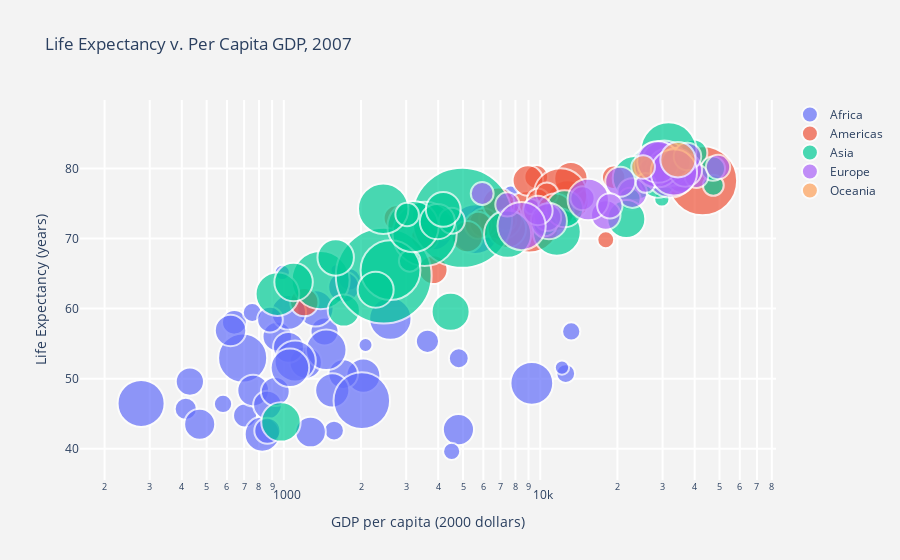

Source (notebook cell):
### Markdown cell above
## Bubble Charts

### Code cell
# Load data, define hover text and bubble size
data = px.data.gapminder()
df_2007 = data[data['year']==2007]
df_2007 = df_2007.sort_values(['continent', 'country'])

hover_text = []
bubble_size = []

for index, row in df_2007.iterrows():
    hover_text.append(('Country: {country}<br>'+
                      'Life Expectancy: {lifeExp}<br>'+
                      'GDP per capita: {gdp}<br>'+
                      'Population: {pop}<br>'+
                      'Year: {year}').format(country=row['country'],
                                            lifeExp=row['lifeExp'],
                                            gdp=row['gdpPercap'],
                                            pop=row['pop'],
                                            year=row['year']))
    bubble_size.append(math.sqrt(row['pop']))

df_2007['text'] = hover_text
df_2007['size'] = bubble_size
sizeref = 2.*max(df_2007['size'])/(100**2)

# Dictionary with dataframes for each continent
continent_names = ['Africa', 'Americas', 'Asia', 'Europe', 'Oceania']
continent_data = {continent:df_2007.query("continent == '%s'" %continent)
                              for continent in continent_names}

# Create figure
fig = go.Figure()

for continent_name, continent in continent_data.items():
    fig.add_trace(go.Scatter(
        x=continent['gdpPercap'], y=continent['lifeExp'],
        name=continent_name, text=continent['text'],
        marker_size=continent['size'],
        ))

# Tune marker appearance and layout
fig.update_traces(mode='markers', marker=dict(sizemode='area',
                                              sizeref=sizeref, line_width=2))

fig.update_layout(
    title='Life Expectancy v. Per Capita GDP, 2007',
    xaxis=dict(
        title='GDP per capita (2000 dollars)',
        gridcolor='white',
        type='log',
        gridwidth=2,
    ),
    yaxis=dict(
        title='Life Expectancy (years)',
        gridcolor='white',
        gridwidth=2,
    ),
    paper_bgcolor='rgb(243, 243, 243)',
    plot_bgcolor='rgb(243, 243, 243)',
)
fig.show()

### Figure 1 — Plotly figure (JSON) as saved in the notebook; plotly's stock layout.template omitted (floating-point values rounded to 4 significant figures)
{"data": [{"marker": {"line": {"width": 2}, "size": [5773.0, 3524.0, 2842.0, 1280.0, 3785.0, 2897.0, 4207.0, 2090.0, 3200.0, 843.2, 8038.0, 1950.0, 4244.0, 704.5, 8959.0, 742.4, 2215.0, 8747.0, 1206.0, 1299.0, 4783.0, 3154.0, 1213.0, 5967.0, 1419.0, 1787.0, 2457.0, 4378.0, 3651.0, 3469.0, 1808.0, 1118.0, 5810.0, 4467.0, 1434.0, 3591.0, 11620.0, 893.4, 2977.0, 446.7, 3502.0, 2479.0, 3020.0, 6633.0, 6503.0, 1064.0, 6176.0, 2388.0, 3206.0, 5401.0, 3427.0, 3509.0], "sizemode": "area", "sizeref": 7.263}, "mode": "markers", "name": "Africa", "text": ["Country: Algeria<br>Life Expectancy: 72.301<br>GDP per capita: 6223.367465<br>Population: 33333216<br>Year: 2007", "Country: Angola<br>Life Expectancy: 42.731<br>GDP per capita: 4797.231267<br>Population: 12420476<br>Year: 2007", "Country: Benin<br>Life Expectancy: 56.728<br>GDP per capita: 1441.284873<br>Population: 8078314<br>Year: 2007", "Country: Botswana<br>Life Expectancy: 50.728<br>GDP per capita: 12569.85177<br>Population: 1639131<br>Year: 2007", "Country: Burkina Faso<br>Life Expectancy: 52.295<br>GDP per capita: 1217.032994<br>Population: 14326203<br>Year: 2007", "Country: Burundi<br>Life Expectancy: 49.58<br>GDP per capita: 430.0706916<br>Population: 8390505<br>Year: 2007", "Country: Cameroon<br>Life Expectancy: 50.43<br>GDP per capita: 2042.09524<br>Population: 17696293<br>Year: 2007", "Country: Central African Republic<br>Life Expectancy: 44.74100000000001<br>GDP per capita: 706.016537<br>Population: 4369038<br>Year: 2007", "Country: Chad<br>Life Expectancy: 50.651<br>GDP per capita: 1704.063724<br>Population: 10238807<br>Year: 2007", "Country: Comoros<br>Life Expectancy: 65.152<br>GDP per capita: 986.1478792<br>Population: 710960<br>Year: 2007", "Country: Congo, Dem. Rep.<br>Life Expectancy: 46.462<br>GDP per capita: 277.5518587<br>Population: 64606759<br>Year: 2007", "Country: Congo, Rep.<br>Life Expectancy: 55.322<br>GDP per capita: 3632.557798<br>Population: 3800610<br>Year: 2007", "Country: Cote d'Ivoire<br>Life Expectancy: 48.328<br>GDP per capita: 1544.750112<br>Population: 18013409<br>Year: 2007", "Country: Djibouti<br>Life Expectancy: 54.791<br>GDP per capita: 2082.4815670000007<br>Population: 496374<br>Year: 2007", "Country: Egypt<br>Life Expectancy: 71.33800000000002<br>GDP per capita: 5581.180998<br>Population: 80264543<br>Year: 2007", "Country: Equatorial Guinea<br>Life Expectancy: 51.57899999999999<br>GDP per capita: 12154.08975<br>Population: 551201<br>Year: 2007", "Country: Eritrea<br>Life Expectancy: 58.04<br>GDP per capita: 641.3695236000002<br>Population: 4906585<br>Year: 2007", "Country: Ethiopia<br>Life Expectancy: 52.947<br>GDP per capita: 690.8055759<br>Population: 76511887<br>Year: 2007", "Country: Gabon<br>Life Expectancy: 56.735<br>GDP per capita: 13206.48452<br>Population: 1454867<br>Year: 2007", "Country: Gambia<br>Life Expectancy: 59.448<br>GDP per capita: 752.7497265<br>Population: 1688359<br>Year: 2007", "Country: Ghana<br>Life Expectancy: 60.022<br>GDP per capita: 1327.60891<br>Population: 22873338<br>Year: 2007", "Country: Guinea<br>Life Expectancy: 56.007<br>GDP per capita: 942.6542111<br>Population: 9947814<br>Year: 2007", "Country: Guinea-Bissau<br>Life Expectancy: 46.38800000000001<br>GDP per capita: 579.2317429999998<br>Population: 1472041<br>Year: 2007", "Country: Kenya<br>Life Expectancy: 54.11<br>GDP per capita: 1463.249282<br>Population: 35610177<br>Year: 2007", "Country: Lesotho<br>Life Expectancy: 42.592<br>GDP per capita: 1569.331442<br>Population: 2012649<br>Year: 2007", "Country: Liberia<br>Life Expectancy: 45.678<br>GDP per capita: 414.5073415<br>Population: 3193942<br>Year: 2007", "Country: Libya<br>Life Expectancy: 73.952<br>GDP per capita: 12057.49928<br>Population: 6036914<br>Year: 2007", "Country: Madagascar<br>Life Expectancy: 59.44300000000001<br>GDP per capita: 1044.770126<br>Population: 19167654<br>Year: 2007", "Country: Malawi<br>Life Expectancy: 48.303<br>GDP per capita: 759.3499101<br>Population: 13327079<br>Year: 2007", "Country: Mali<br>Life Expectancy: 54.467<br>GDP per capita: 1042.581557<br>Population: 12031795<br>Year: 2007", "Country: Mauritania<br>Life Expectancy: 64.164<br>GDP per capita: 1803.151496<br>Population: 3270065<br>Year: 2007", "Country: Mauritius<br>Life Expectancy: 72.801<br>GDP per capita: 10956.99112<br>Population: 1250882<br>Year: 2007", "Country: Morocco<br>Life Expectancy: 71.164<br>GDP per capita: 3820.17523<br>Population: 33757175<br>Year: 2007", "Country: Mozambique<br>Life Expectancy: 42.082<br>GDP per capita: 823.6856205<br>Population: 19951656<br>Year: 2007", "Country: Namibia<br>Life Expectancy: 52.90600000000001<br>GDP per capita: 4811.060429<br>Population: 2055080<br>Year: 2007", "Country: Niger<br>Life Expectancy: 56.867<br>GDP per capita: 619.6768923999998<br>Population: 12894865<br>Year: 2007", "Country: Nigeria<br>Life Expectancy: 46.859<br>GDP per capita: 2013.977305<br>Population: 135031164<br>Year: 2007", "Country: Reunion<br>Life Expectancy: 76.442<br>GDP per capita: 7670.122558<br>Population: 798094<br>Year: 2007", "Country: Rwanda<br>Life Expectancy: 46.242<br>GDP per capita: 863.0884639000002<br>Population: 8860588<br>Year: 2007", "Country: Sao Tome and Principe<br>Life Expectancy: 65.528<br>GDP per capita: 1598.435089<br>Population: 199579<br>Year: 2007", "Country: Senegal<br>Life Expectancy: 63.062<br>GDP per capita: 1712.472136<br>Population: 12267493<br>Year: 2007", "Country: Sierra Leone<br>Life Expectancy: 42.56800000000001<br>GDP per capita: 862.5407561000002<br>Population: 6144562<br>Year: 2007", "Country: Somalia<br>Life Expectancy: 48.159<br>GDP per capita: 926.1410683<br>Population: 9118773<br>Year: 2007", "Country: South Africa<br>Life Expectancy: 49.339<br>GDP per capita: 9269.657808<br>Population: 43997828<br>Year: 2007", "Country: Sudan<br>Life Expectancy: 58.556<br>GDP per capita: 2602.394995<br>Population: 42292929<br>Year: 2007", "Country: Swaziland<br>Life Expectancy: 39.613<br>GDP per capita: 4513.480643<br>Population: 1133066<br>Year: 2007", "Country: Tanzania<br>Life Expectancy: 52.517<br>GDP per capita: 1107.482182<br>Population: 38139640<br>Year: 2007", "Country: Togo<br>Life Expectancy: 58.42<br>GDP per capita: 882.9699437999999<br>Population: 5701579<br>Year: 2007", "Country: Tunisia<br>Life Expectancy: 73.923<br>GDP per capita: 7092.923025<br>Population: 10276158<br>Year: 2007", "Country: Uganda<br>Life Expectancy: 51.542<br>GDP per capita: 1056.380121<br>Population: 29170398<br>Year: 2007", "Country: Zambia<br>Life Expectancy: 42.38399999999999<br>GDP per capita: 1271.211593<br>Population: 11746035<br>Year: 2007", "Country: Zimbabwe<br>Life Expectancy: 43.487<br>GDP per capita: 469.70929810000007<br>Population: 12311143<br>Year: 2007"], "type": "scatter", "x": [6223.0, 4797.0, 1441.0, 12570.0, 1217.0, 430.1, 2042.0, 706.0, 1704.0, 986.1, 277.6, 3633.0, 1545.0, 2082.0, 5581.0, 12150.0, 641.4, 690.8, 13210.0, 752.7, 1328.0, 942.7, 579.2, 1463.0, 1569.0, 414.5, 12060.0, 1045.0, 759.3, 1043.0, 1803.0, 10960.0, 3820.0, 823.7, 4811.0, 619.7, 2014.0, 7670.0, 863.1, 1598.0, 1712.0, 862.5, 926.1, 9270.0, 2602.0, 4513.0, 1107.0, 883.0, 7093.0, 1056.0, 1271.0, 469.7], "y": [72.3, 42.73, 56.73, 50.73, 52.3, 49.58, 50.43, 44.74, 50.65, 65.15, 46.46, 55.32, 48.33, 54.79, 71.34, 51.58, 58.04, 52.95, 56.73, 59.45, 60.02, 56.01, 46.39, 54.11, 42.59, 45.68, 73.95, 59.44, 48.3, 54.47, 64.16, 72.8, 71.16, 42.08, 52.91, 56.87, 46.86, 76.44, 46.24, 65.53, 63.06, 42.57, 48.16, 49.34, 58.56, 39.61, 52.52, 58.42, 73.92, 51.54, 42.38, 43.49]}, {"marker": {"line": {"width": 2}, "size": [6348.0, 3020.0, 13780.0, 5778.0, 4035.0, 6650.0, 2033.0, 3379.0, 3053.0, 3709.0, 2634.0, 3546.0, 2916.0, 2736.0, 1667.0, 10430.0, 2382.0, 1801.0, 2582.0, 5355.0, 1986.0, 1028.0, 17350.0, 1857.0, 5107.0], "sizemode": "area", "sizeref": 7.263}, "mode": "markers", "name": "Americas", "text": ["Country: Argentina<br>Life Expectancy: 75.32<br>GDP per capita: 12779.37964<br>Population: 40301927<br>Year: 2007", "Country: Bolivia<br>Life Expectancy: 65.554<br>GDP per capita: 3822.137084<br>Population: 9119152<br>Year: 2007", "Country: Brazil<br>Life Expectancy: 72.39<br>GDP per capita: 9065.800825<br>Population: 190010647<br>Year: 2007", "Country: Canada<br>Life Expectancy: 80.653<br>GDP per capita: 36319.23501<br>Population: 33390141<br>Year: 2007", "Country: Chile<br>Life Expectancy: 78.553<br>GDP per capita: 13171.63885<br>Population: 16284741<br>Year: 2007", "Country: Colombia<br>Life Expectancy: 72.889<br>GDP per capita: 7006.580419<br>Population: 44227550<br>Year: 2007", "Country: Costa Rica<br>Life Expectancy: 78.782<br>GDP per capita: 9645.06142<br>Population: 4133884<br>Year: 2007", "Country: Cuba<br>Life Expectancy: 78.273<br>GDP per capita: 8948.102923<br>Population: 11416987<br>Year: 2007", "Country: Dominican Republic<br>Life Expectancy: 72.235<br>GDP per capita: 6025.3747520000015<br>Population: 9319622<br>Year: 2007", "Country: Ecuador<br>Life Expectancy: 74.994<br>GDP per capita: 6873.262326000001<br>Population: 13755680<br>Year: 2007", "Country: El Salvador<br>Life Expectancy: 71.878<br>GDP per capita: 5728.353514<br>Population: 6939688<br>Year: 2007", "Country: Guatemala<br>Life Expectancy: 70.259<br>GDP per capita: 5186.050003<br>Population: 12572928<br>Year: 2007", "Country: Haiti<br>Life Expectancy: 60.916<br>GDP per capita: 1201.637154<br>Population: 8502814<br>Year: 2007", "Country: Honduras<br>Life Expectancy: 70.19800000000001<br>GDP per capita: 3548.3308460000007<br>Population: 7483763<br>Year: 2007", "Country: Jamaica<br>Life Expectancy: 72.567<br>GDP per capita: 7320.8802620000015<br>Population: 2780132<br>Year: 2007", "Country: Mexico<br>Life Expectancy: 76.195<br>GDP per capita: 11977.57496<br>Population: 108700891<br>Year: 2007", "Country: Nicaragua<br>Life Expectancy: 72.899<br>GDP per capita: 2749.320965<br>Population: 5675356<br>Year: 2007", "Country: Panama<br>Life Expectancy: 75.53699999999998<br>GDP per capita: 9809.185636<br>Population: 3242173<br>Year: 2007", "Country: Paraguay<br>Life Expectancy: 71.752<br>GDP per capita: 4172.838464<br>Population: 6667147<br>Year: 2007", "Country: Peru<br>Life Expectancy: 71.421<br>GDP per capita: 7408.905561<br>Population: 28674757<br>Year: 2007", "Country: Puerto Rico<br>Life Expectancy: 78.74600000000002<br>GDP per capita: 19328.70901<br>Population: 3942491<br>Year: 2007", "Country: Trinidad and Tobago<br>Life Expectancy: 69.819<br>GDP per capita: 18008.50924<br>Population: 1056608<br>Year: 2007", "Country: United States<br>Life Expectancy: 78.242<br>GDP per capita: 42951.65309<br>Population: 301139947<br>Year: 2007", "Country: Uruguay<br>Life Expectancy: 76.384<br>GDP per capita: 10611.46299<br>Population: 3447496<br>Year: 2007", "Country: Venezuela<br>Life Expectancy: 73.747<br>GDP per capita: 11415.80569<br>Population: 26084662<br>Year: 2007"], "type": "scatter", "x": [12780.0, 3822.0, 9066.0, 36320.0, 13170.0, 7007.0, 9645.0, 8948.0, 6025.0, 6873.0, 5728.0, 5186.0, 1202.0, 3548.0, 7321.0, 11980.0, 2749.0, 9809.0, 4173.0, 7409.0, 19330.0, 18010.0, 42950.0, 10610.0, 11420.0], "y": [75.32, 65.55, 72.39, 80.65, 78.55, 72.89, 78.78, 78.27, 72.23, 74.99, 71.88, 70.26, 60.92, 70.2, 72.57, 76.19, 72.9, 75.54, 71.75, 71.42, 78.75, 69.82, 78.24, 76.38, 73.75]}, {"marker": {"line": {"width": 2}, "size": [5647.0, 841.8, 12270.0, 3759.0, 36310.0, 2642.0, 33320.0, 14950.0, 8334.0, 5244.0, 2535.0, 11290.0, 2460.0, 4827.0, 7003.0, 1583.0, 1980.0, 4982.0, 1695.0, 6911.0, 5376.0, 1790.0, 13010.0, 9543.0, 5254.0, 2134.0, 4514.0, 4395.0, 4814.0, 8066.0, 9234.0, 2005.0, 4713.0], "sizemode": "area", "sizeref": 7.263}, "mode": "markers", "name": "Asia", "text": ["Country: Afghanistan<br>Life Expectancy: 43.828<br>GDP per capita: 974.5803384<br>Population: 31889923<br>Year: 2007", "Country: Bahrain<br>Life Expectancy: 75.635<br>GDP per capita: 29796.04834<br>Population: 708573<br>Year: 2007", "Country: Bangladesh<br>Life Expectancy: 64.062<br>GDP per capita: 1391.253792<br>Population: 150448339<br>Year: 2007", "Country: Cambodia<br>Life Expectancy: 59.723<br>GDP per capita: 1713.778686<br>Population: 14131858<br>Year: 2007", "Country: China<br>Life Expectancy: 72.961<br>GDP per capita: 4959.114854<br>Population: 1318683096<br>Year: 2007", "Country: Hong Kong, China<br>Life Expectancy: 82.208<br>GDP per capita: 39724.97867<br>Population: 6980412<br>Year: 2007", "Country: India<br>Life Expectancy: 64.69800000000001<br>GDP per capita: 2452.210407<br>Population: 1110396331<br>Year: 2007", "Country: Indonesia<br>Life Expectancy: 70.65<br>GDP per capita: 3540.651564<br>Population: 223547000<br>Year: 2007", "Country: Iran<br>Life Expectancy: 70.964<br>GDP per capita: 11605.71449<br>Population: 69453570<br>Year: 2007", "Country: Iraq<br>Life Expectancy: 59.545<br>GDP per capita: 4471.061906<br>Population: 27499638<br>Year: 2007", "Country: Israel<br>Life Expectancy: 80.745<br>GDP per capita: 25523.2771<br>Population: 6426679<br>Year: 2007", "Country: Japan<br>Life Expectancy: 82.603<br>GDP per capita: 31656.06806<br>Population: 127467972<br>Year: 2007", "Country: Jordan<br>Life Expectancy: 72.535<br>GDP per capita: 4519.461171<br>Population: 6053193<br>Year: 2007", "Country: Korea, Dem. Rep.<br>Life Expectancy: 67.297<br>GDP per capita: 1593.06548<br>Population: 23301725<br>Year: 2007", "Country: Korea, Rep.<br>Life Expectancy: 78.623<br>GDP per capita: 23348.139730000006<br>Population: 49044790<br>Year: 2007", "Country: Kuwait<br>Life Expectancy: 77.58800000000002<br>GDP per capita: 47306.98978<br>Population: 2505559<br>Year: 2007", "Country: Lebanon<br>Life Expectancy: 71.993<br>GDP per capita: 10461.05868<br>Population: 3921278<br>Year: 2007", "Country: Malaysia<br>Life Expectancy: 74.241<br>GDP per capita: 12451.6558<br>Population: 24821286<br>Year: 2007", "Country: Mongolia<br>Life Expectancy: 66.803<br>GDP per capita: 3095.7722710000007<br>Population: 2874127<br>Year: 2007", "Country: Myanmar<br>Life Expectancy: 62.069<br>GDP per capita: 944.0<br>Population: 47761980<br>Year: 2007", "Country: Nepal<br>Life Expectancy: 63.785<br>GDP per capita: 1091.359778<br>Population: 28901790<br>Year: 2007", "Country: Oman<br>Life Expectancy: 75.64<br>GDP per capita: 22316.19287<br>Population: 3204897<br>Year: 2007", "Country: Pakistan<br>Life Expectancy: 65.483<br>GDP per capita: 2605.94758<br>Population: 169270617<br>Year: 2007", "Country: Philippines<br>Life Expectancy: 71.688<br>GDP per capita: 3190.481016<br>Population: 91077287<br>Year: 2007", "Country: Saudi Arabia<br>Life Expectancy: 72.777<br>GDP per capita: 21654.83194<br>Population: 27601038<br>Year: 2007", "Country: Singapore<br>Life Expectancy: 79.972<br>GDP per capita: 47143.17964<br>Population: 4553009<br>Year: 2007", "Country: Sri Lanka<br>Life Expectancy: 72.396<br>GDP per capita: 3970.095407<br>Population: 20378239<br>Year: 2007", "Country: Syria<br>Life Expectancy: 74.143<br>GDP per capita: 4184.548089<br>Population: 19314747<br>Year: 2007", "Country: Taiwan<br>Life Expectancy: 78.4<br>GDP per capita: 28718.27684<br>Population: 23174294<br>Year: 2007", "Country: Thailand<br>Life Expectancy: 70.616<br>GDP per capita: 7458.396326999998<br>Population: 65068149<br>Year: 2007", "Country: Vietnam<br>Life Expectancy: 74.249<br>GDP per capita: 2441.576404<br>Population: 85262356<br>Year: 2007", "Country: West Bank and Gaza<br>Life Expectancy: 73.422<br>GDP per capita: 3025.349798<br>Population: 4018332<br>Year: 2007", "Country: Yemen, Rep.<br>Life Expectancy: 62.698<br>GDP per capita: 2280.769906<br>Population: 22211743<br>Year: 2007"], "type": "scatter", "x": [974.6, 29800.0, 1391.0, 1714.0, 4959.0, 39720.0, 2452.0, 3541.0, 11610.0, 4471.0, 25520.0, 31660.0, 4519.0, 1593.0, 23350.0, 47310.0, 10460.0, 12450.0, 3096.0, 944, 1091.0, 22320.0, 2606.0, 3190.0, 21650.0, 47140.0, 3970.0, 4185.0, 28720.0, 7458.0, 2442.0, 3025.0, 2281.0], "y": [43.83, 75.64, 64.06, 59.72, 72.96, 82.21, 64.7, 70.65, 70.96, 59.55, 80.75, 82.6, 72.53, 67.3, 78.62, 77.59, 71.99, 74.24, 66.8, 62.07, 63.78, 75.64, 65.48, 71.69, 72.78, 79.97, 72.4, 74.14, 78.4, 70.62, 74.25, 73.42, 62.7]}, {"marker": {"line": {"width": 2}, "size": [1898.0, 2864.0, 3224.0, 2134.0, 2706.0, 2120.0, 3198.0, 2338.0, 2289.0, 7816.0, 9077.0, 3272.0, 3155.0, 549.5, 2027.0, 7625.0, 827.5, 4071.0, 2151.0, 6206.0, 3262.0, 4720.0, 3186.0, 2334.0, 1417.0, 6360.0, 3005.0, 2749.0, 8436.0, 7796.0], "sizemode": "area", "sizeref": 7.263}, "mode": "markers", "name": "Europe", "text": ["Country: Albania<br>Life Expectancy: 76.423<br>GDP per capita: 5937.029525999998<br>Population: 3600523<br>Year: 2007", "Country: Austria<br>Life Expectancy: 79.829<br>GDP per capita: 36126.4927<br>Population: 8199783<br>Year: 2007", "Country: Belgium<br>Life Expectancy: 79.441<br>GDP per capita: 33692.60508<br>Population: 10392226<br>Year: 2007", "Country: Bosnia and Herzegovina<br>Life Expectancy: 74.852<br>GDP per capita: 7446.298803<br>Population: 4552198<br>Year: 2007", "Country: Bulgaria<br>Life Expectancy: 73.005<br>GDP per capita: 10680.79282<br>Population: 7322858<br>Year: 2007", "Country: Croatia<br>Life Expectancy: 75.748<br>GDP per capita: 14619.222719999998<br>Population: 4493312<br>Year: 2007", "Country: Czech Republic<br>Life Expectancy: 76.486<br>GDP per capita: 22833.30851<br>Population: 10228744<br>Year: 2007", "Country: Denmark<br>Life Expectancy: 78.332<br>GDP per capita: 35278.41874<br>Population: 5468120<br>Year: 2007", "Country: Finland<br>Life Expectancy: 79.313<br>GDP per capita: 33207.0844<br>Population: 5238460<br>Year: 2007", "Country: France<br>Life Expectancy: 80.657<br>GDP per capita: 30470.0167<br>Population: 61083916<br>Year: 2007", "Country: Germany<br>Life Expectancy: 79.406<br>GDP per capita: 32170.37442<br>Population: 82400996<br>Year: 2007", "Country: Greece<br>Life Expectancy: 79.483<br>GDP per capita: 27538.41188<br>Population: 10706290<br>Year: 2007", "Country: Hungary<br>Life Expectancy: 73.33800000000002<br>GDP per capita: 18008.94444<br>Population: 9956108<br>Year: 2007", "Country: Iceland<br>Life Expectancy: 81.757<br>GDP per capita: 36180.78919<br>Population: 301931<br>Year: 2007", "Country: Ireland<br>Life Expectancy: 78.885<br>GDP per capita: 40675.99635<br>Population: 4109086<br>Year: 2007", "Country: Italy<br>Life Expectancy: 80.546<br>GDP per capita: 28569.7197<br>Population: 58147733<br>Year: 2007", "Country: Montenegro<br>Life Expectancy: 74.543<br>GDP per capita: 9253.896111<br>Population: 684736<br>Year: 2007", "Country: Netherlands<br>Life Expectancy: 79.762<br>GDP per capita: 36797.93332<br>Population: 16570613<br>Year: 2007", "Country: Norway<br>Life Expectancy: 80.196<br>GDP per capita: 49357.19017<br>Population: 4627926<br>Year: 2007", "Country: Poland<br>Life Expectancy: 75.563<br>GDP per capita: 15389.924680000002<br>Population: 38518241<br>Year: 2007", "Country: Portugal<br>Life Expectancy: 78.098<br>GDP per capita: 20509.64777<br>Population: 10642836<br>Year: 2007", "Country: Romania<br>Life Expectancy: 72.476<br>GDP per capita: 10808.47561<br>Population: 22276056<br>Year: 2007", "Country: Serbia<br>Life Expectancy: 74.002<br>GDP per capita: 9786.534714<br>Population: 10150265<br>Year: 2007", "Country: Slovak Republic<br>Life Expectancy: 74.663<br>GDP per capita: 18678.31435<br>Population: 5447502<br>Year: 2007", "Country: Slovenia<br>Life Expectancy: 77.926<br>GDP per capita: 25768.25759<br>Population: 2009245<br>Year: 2007", "Country: Spain<br>Life Expectancy: 80.941<br>GDP per capita: 28821.0637<br>Population: 40448191<br>Year: 2007", "Country: Sweden<br>Life Expectancy: 80.884<br>GDP per capita: 33859.74835<br>Population: 9031088<br>Year: 2007", "Country: Switzerland<br>Life Expectancy: 81.70100000000002<br>GDP per capita: 37506.41907<br>Population: 7554661<br>Year: 2007", "Country: Turkey<br>Life Expectancy: 71.777<br>GDP per capita: 8458.276384<br>Population: 71158647<br>Year: 2007", "Country: United Kingdom<br>Life Expectancy: 79.425<br>GDP per capita: 33203.26128<br>Population: 60776238<br>Year: 2007"], "type": "scatter", "x": [5937.0, 36130.0, 33690.0, 7446.0, 10680.0, 14620.0, 22830.0, 35280.0, 33210.0, 30470.0, 32170.0, 27540.0, 18010.0, 36180.0, 40680.0, 28570.0, 9254.0, 36800.0, 49360.0, 15390.0, 20510.0, 10810.0, 9787.0, 18680.0, 25770.0, 28820.0, 33860.0, 37510.0, 8458.0, 33200.0], "y": [76.42, 79.83, 79.44, 74.85, 73.0, 75.75, 76.49, 78.33, 79.31, 80.66, 79.41, 79.48, 73.34, 81.76, 78.89, 80.55, 74.54, 79.76, 80.2, 75.56, 78.1, 72.48, 74.0, 74.66, 77.93, 80.94, 80.88, 81.7, 71.78, 79.42]}, {"marker": {"line": {"width": 2}, "size": [4520.0, 2029.0], "sizemode": "area", "sizeref": 7.263}, "mode": "markers", "name": "Oceania", "text": ["Country: Australia<br>Life Expectancy: 81.235<br>GDP per capita: 34435.367439999995<br>Population: 20434176<br>Year: 2007", "Country: New Zealand<br>Life Expectancy: 80.204<br>GDP per capita: 25185.00911<br>Population: 4115771<br>Year: 2007"], "type": "scatter", "x": [34440.0, 25190.0], "y": [81.23, 80.2]}], "layout": {"paper_bgcolor": "rgb(243, 243, 243)", "plot_bgcolor": "rgb(243, 243, 243)", "title": {"text": "Life Expectancy v. Per Capita GDP, 2007"}, "xaxis": {"gridcolor": "white", "gridwidth": 2, "title": {"text": "GDP per capita (2000 dollars)"}, "type": "log"}, "yaxis": {"gridcolor": "white", "gridwidth": 2, "title": {"text": "Life Expectancy (years)"}}}}
